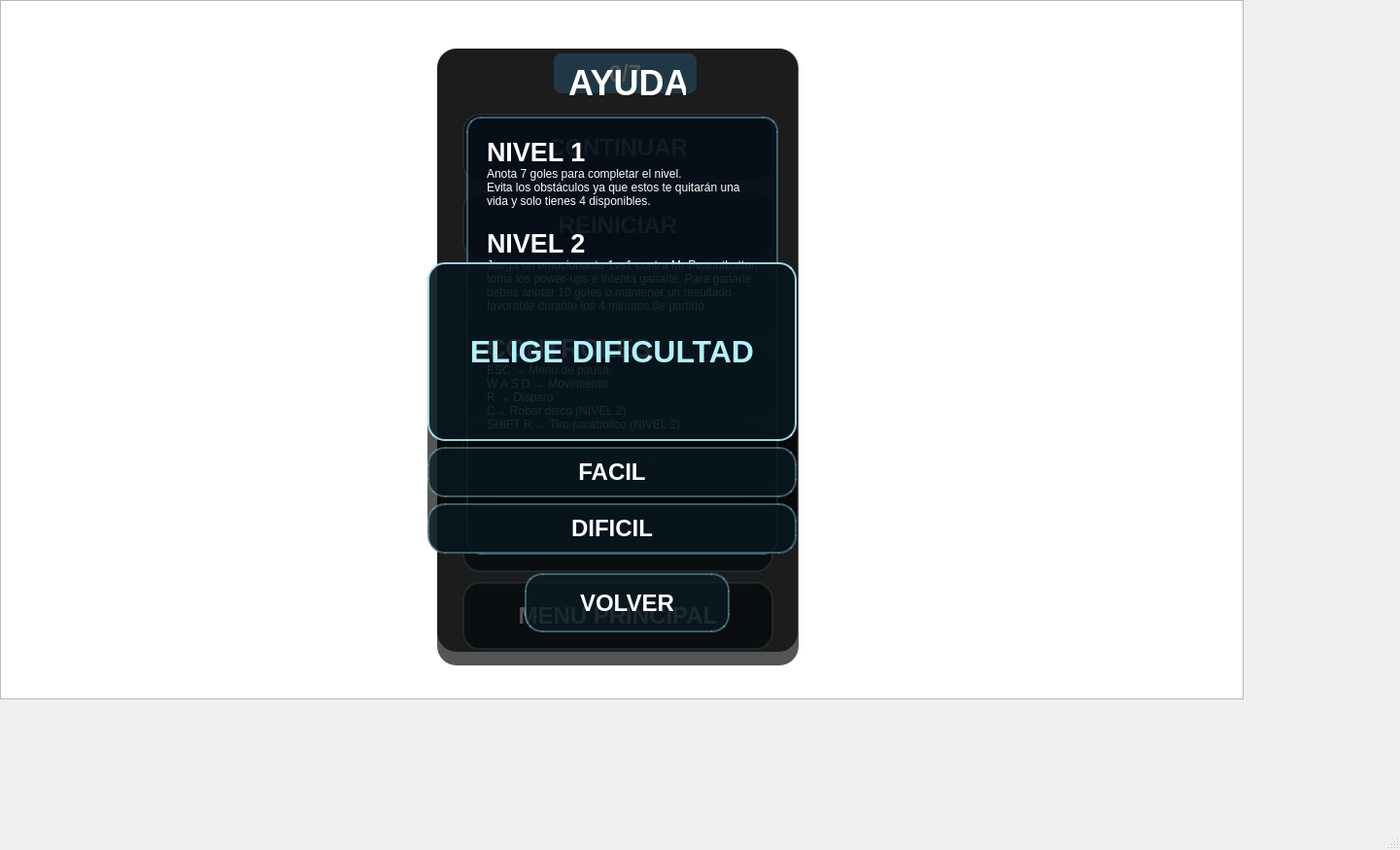
<?xml version="1.0" encoding="UTF-8"?>
<ui version="4.0">
 <class>MainWindow</class>
 <widget class="QMainWindow" name="MainWindow">
  <property name="geometry">
   <rect>
    <x>0</x>
    <y>0</y>
    <width>1441</width>
    <height>875</height>
   </rect>
  </property>
  <property name="windowTitle">
   <string>MainWindow</string>
  </property>
  <widget class="QWidget" name="centralwidget">
   <widget class="QGraphicsView" name="graphicsView">
    <property name="enabled">
     <bool>true</bool>
    </property>
    <property name="geometry">
     <rect>
      <x>0</x>
      <y>0</y>
      <width>1280</width>
      <height>720</height>
     </rect>
    </property>
   </widget>
   <widget class="QPushButton" name="botonNivel1">
    <property name="geometry">
     <rect>
      <x>510</x>
      <y>240</y>
      <width>260</width>
      <height>85</height>
     </rect>
    </property>
    <property name="styleSheet">
     <string notr="true">QPushButton{
    background-color: rgba(10, 25, 35, 190);

    color: white;

    border: 2px solid rgba(120, 180, 200, 120);

    border-radius: 18px;

    font-size: 24px;

    font-weight: bold;

    padding: 10px;
}

QPushButton:hover{
    background-color: rgba(20, 40, 55, 230);

    border: 2px solid rgba(180, 240, 255, 220);
}

QPushButton:pressed{
    background-color: rgba(5, 15, 25, 255);
}</string>
    </property>
    <property name="text">
     <string>NIVEL 1</string>
    </property>
   </widget>
   <widget class="QPushButton" name="botonNivel2">
    <property name="geometry">
     <rect>
      <x>510</x>
      <y>350</y>
      <width>260</width>
      <height>85</height>
     </rect>
    </property>
    <property name="styleSheet">
     <string notr="true">QPushButton{
    background-color: rgba(10, 25, 35, 190);

    color: white;

    border: 2px solid rgba(120, 180, 200, 120);

    border-radius: 18px;

    font-size: 24px;

    font-weight: bold;

    padding: 10px;
}

QPushButton:hover{
    background-color: rgba(20, 40, 55, 230);

    border: 2px solid rgba(180, 240, 255, 220);
}

QPushButton:pressed{
    background-color: rgba(5, 15, 25, 255);
}</string>
    </property>
    <property name="text">
     <string>NIVEL 2</string>
    </property>
   </widget>
   <widget class="QPushButton" name="botonSalir">
    <property name="geometry">
     <rect>
      <x>510</x>
      <y>460</y>
      <width>260</width>
      <height>85</height>
     </rect>
    </property>
    <property name="styleSheet">
     <string notr="true">QPushButton{
    background-color: rgba(10, 25, 35, 190);

    color: white;

    border: 2px solid rgba(120, 180, 200, 120);

    border-radius: 18px;

    font-size: 24px;

    font-weight: bold;

    padding: 10px;
}

QPushButton:hover{
    background-color: rgba(20, 40, 55, 230);

    border: 2px solid rgba(180, 240, 255, 220);
}

QPushButton:pressed{
    background-color: rgba(5, 15, 25, 255);
}</string>
    </property>
    <property name="text">
     <string>SALIR</string>
    </property>
   </widget>
   <widget class="QWidget" name="Pausa" native="true">
    <property name="geometry">
     <rect>
      <x>450</x>
      <y>50</y>
      <width>372</width>
      <height>635</height>
     </rect>
    </property>
    <property name="styleSheet">
     <string notr="true">background-color: rgba(0,0,0,170);

border-radius: 20px;</string>
    </property>
    <layout class="QHBoxLayout" name="horizontalLayout">
     <item>
      <layout class="QVBoxLayout" name="verticalLayout">
       <property name="spacing">
        <number>15</number>
       </property>
       <property name="sizeConstraint">
        <enum>QLayout::SizeConstraint::SetDefaultConstraint</enum>
       </property>
       <property name="leftMargin">
        <number>20</number>
       </property>
       <property name="topMargin">
        <number>20</number>
       </property>
       <property name="rightMargin">
        <number>20</number>
       </property>
       <property name="bottomMargin">
        <number>20</number>
       </property>
       <item>
        <widget class="QLabel" name="tituloPausa">
         <property name="font">
          <font>
           <pointsize>-1</pointsize>
           <bold>true</bold>
          </font>
         </property>
         <property name="styleSheet">
          <string notr="true">QLabel{
    color:white;
    font-size:28px;
    font-weight:bold;
    background:transparent;
}</string>
         </property>
         <property name="text">
          <string>PAUSA</string>
         </property>
         <property name="alignment">
          <set>Qt::AlignmentFlag::AlignCenter</set>
         </property>
        </widget>
       </item>
       <item>
        <widget class="QPushButton" name="Continuar">
         <property name="minimumSize">
          <size>
           <width>320</width>
           <height>70</height>
          </size>
         </property>
         <property name="maximumSize">
          <size>
           <width>320</width>
           <height>70</height>
          </size>
         </property>
         <property name="mouseTracking">
          <bool>true</bool>
         </property>
         <property name="styleSheet">
          <string notr="true">QPushButton{
    background-color: rgba(10, 25, 35, 190);

    color: white;

    border: 2px solid rgba(120, 180, 200, 120);

    border-radius: 18px;

    font-size: 24px;

    font-weight: bold;

    padding: 10px;
}

QPushButton:hover{
    background-color: rgba(20, 40, 55, 230);

    border: 2px solid rgba(180, 240, 255, 220);
}

QPushButton:pressed{
    background-color: rgba(5, 15, 25, 255);
}</string>
         </property>
         <property name="text">
          <string>CONTINUAR</string>
         </property>
        </widget>
       </item>
       <item>
        <widget class="QPushButton" name="Reiniciar">
         <property name="minimumSize">
          <size>
           <width>320</width>
           <height>70</height>
          </size>
         </property>
         <property name="maximumSize">
          <size>
           <width>320</width>
           <height>70</height>
          </size>
         </property>
         <property name="mouseTracking">
          <bool>true</bool>
         </property>
         <property name="styleSheet">
          <string notr="true">QPushButton{
    background-color: rgba(10, 25, 35, 190);

    color: white;

    border: 2px solid rgba(120, 180, 200, 120);

    border-radius: 18px;

    font-size: 24px;

    font-weight: bold;

    padding: 10px;
}

QPushButton:hover{
    background-color: rgba(20, 40, 55, 230);

    border: 2px solid rgba(180, 240, 255, 220);
}

QPushButton:pressed{
    background-color: rgba(5, 15, 25, 255);
}</string>
         </property>
         <property name="text">
          <string>REINICIAR</string>
         </property>
        </widget>
       </item>
       <item>
        <widget class="QPushButton" name="Nivel1">
         <property name="minimumSize">
          <size>
           <width>320</width>
           <height>70</height>
          </size>
         </property>
         <property name="maximumSize">
          <size>
           <width>320</width>
           <height>70</height>
          </size>
         </property>
         <property name="mouseTracking">
          <bool>true</bool>
         </property>
         <property name="styleSheet">
          <string notr="true">QPushButton{
    background-color: rgba(10, 25, 35, 190);

    color: white;

    border: 2px solid rgba(120, 180, 200, 120);

    border-radius: 18px;

    font-size: 24px;

    font-weight: bold;

    padding: 10px;
}

QPushButton:hover{
    background-color: rgba(20, 40, 55, 230);

    border: 2px solid rgba(180, 240, 255, 220);
}

QPushButton:pressed{
    background-color: rgba(5, 15, 25, 255);
}</string>
         </property>
         <property name="text">
          <string>NIVEL 1</string>
         </property>
        </widget>
       </item>
       <item>
        <widget class="QPushButton" name="Nivel2">
         <property name="minimumSize">
          <size>
           <width>320</width>
           <height>70</height>
          </size>
         </property>
         <property name="maximumSize">
          <size>
           <width>320</width>
           <height>70</height>
          </size>
         </property>
         <property name="mouseTracking">
          <bool>true</bool>
         </property>
         <property name="styleSheet">
          <string notr="true">QPushButton{
    background-color: rgba(10, 25, 35, 190);

    color: white;

    border: 2px solid rgba(120, 180, 200, 120);

    border-radius: 18px;

    font-size: 24px;

    font-weight: bold;

    padding: 10px;
}

QPushButton:hover{
    background-color: rgba(20, 40, 55, 230);

    border: 2px solid rgba(180, 240, 255, 220);
}

QPushButton:pressed{
    background-color: rgba(5, 15, 25, 255);
}</string>
         </property>
         <property name="text">
          <string>NIVEL 2</string>
         </property>
        </widget>
       </item>
       <item>
        <widget class="QPushButton" name="Ayuda">
         <property name="minimumSize">
          <size>
           <width>320</width>
           <height>70</height>
          </size>
         </property>
         <property name="maximumSize">
          <size>
           <width>320</width>
           <height>70</height>
          </size>
         </property>
         <property name="styleSheet">
          <string notr="true">QPushButton{
    background-color: rgba(10, 25, 35, 190);

    color: white;

    border: 2px solid rgba(120, 180, 200, 120);

    border-radius: 18px;

    font-size: 24px;

    font-weight: bold;

    padding: 10px;
}

QPushButton:hover{
    background-color: rgba(20, 40, 55, 230);

    border: 2px solid rgba(180, 240, 255, 220);
}

QPushButton:pressed{
    background-color: rgba(5, 15, 25, 255);
}</string>
         </property>
         <property name="text">
          <string>AYUDA</string>
         </property>
        </widget>
       </item>
       <item>
        <widget class="QPushButton" name="Salir">
         <property name="minimumSize">
          <size>
           <width>320</width>
           <height>70</height>
          </size>
         </property>
         <property name="maximumSize">
          <size>
           <width>320</width>
           <height>70</height>
          </size>
         </property>
         <property name="mouseTracking">
          <bool>true</bool>
         </property>
         <property name="styleSheet">
          <string notr="true">QPushButton{
    background-color: rgba(10, 25, 35, 190);

    color: white;

    border: 2px solid rgba(120, 180, 200, 120);

    border-radius: 18px;

    font-size: 24px;

    font-weight: bold;

    padding: 10px;
}

QPushButton:hover{
    background-color: rgba(20, 40, 55, 230);

    border: 2px solid rgba(180, 240, 255, 220);
}

QPushButton:pressed{
    background-color: rgba(5, 15, 25, 255);
}</string>
         </property>
         <property name="text">
          <string>SALIR</string>
         </property>
         <property name="checkable">
          <bool>false</bool>
         </property>
        </widget>
       </item>
       <item>
        <widget class="QPushButton" name="Principal">
         <property name="minimumSize">
          <size>
           <width>320</width>
           <height>70</height>
          </size>
         </property>
         <property name="maximumSize">
          <size>
           <width>320</width>
           <height>70</height>
          </size>
         </property>
         <property name="mouseTracking">
          <bool>true</bool>
         </property>
         <property name="styleSheet">
          <string notr="true">QPushButton{
    background-color: rgba(10, 25, 35, 190);

    color: white;

    border: 2px solid rgba(120, 180, 200, 120);

    border-radius: 18px;

    font-size: 24px;

    font-weight: bold;

    padding: 10px;
}

QPushButton:hover{
    background-color: rgba(20, 40, 55, 230);

    border: 2px solid rgba(180, 240, 255, 220);
}

QPushButton:pressed{
    background-color: rgba(5, 15, 25, 255);
}</string>
         </property>
         <property name="text">
          <string>MENU PRINCIPAL</string>
         </property>
        </widget>
       </item>
      </layout>
     </item>
    </layout>
   </widget>
   <widget class="QLabel" name="labelGoles">
    <property name="geometry">
     <rect>
      <x>570</x>
      <y>55</y>
      <width>147</width>
      <height>41</height>
     </rect>
    </property>
    <property name="font">
     <font>
      <family>Arial</family>
      <pointsize>18</pointsize>
      <bold>true</bold>
     </font>
    </property>
    <property name="styleSheet">
     <string notr="true">QLabel{
    color: white;
    background-color: rgb(95,168,211);
    border-radius: 8px;
    font-weight: bold;
}</string>
    </property>
    <property name="text">
     <string>0/7</string>
    </property>
    <property name="alignment">
     <set>Qt::AlignmentFlag::AlignCenter</set>
    </property>
   </widget>
   <widget class="QWidget" name="AyudaPanel" native="true">
    <property name="geometry">
     <rect>
      <x>450</x>
      <y>50</y>
      <width>371</width>
      <height>621</height>
     </rect>
    </property>
    <property name="styleSheet">
     <string notr="true">background-color: rgba(0,0,0,170);

border-radius: 20px;</string>
    </property>
    <widget class="QLabel" name="tituloAyuda">
     <property name="geometry">
      <rect>
       <x>120</x>
       <y>10</y>
       <width>141</width>
       <height>51</height>
      </rect>
     </property>
     <property name="font">
      <font>
       <pointsize>-1</pointsize>
       <bold>true</bold>
      </font>
     </property>
     <property name="styleSheet">
      <string notr="true">QLabel
{
    color: white;

    background: transparent;

    border: none;

    font-size: 36px;

    font-weight: bold;

    padding: 5px;
}</string>
     </property>
     <property name="text">
      <string>AYUDA</string>
     </property>
    </widget>
    <widget class="QTextBrowser" name="textoAyuda">
     <property name="geometry">
      <rect>
       <x>30</x>
       <y>70</y>
       <width>321</width>
       <height>451</height>
      </rect>
     </property>
     <property name="styleSheet">
      <string notr="true">QTextBrowser
{
    background-color: rgba(5, 15, 25, 210);

    color: white;

    border: 2px solid rgba(120, 180, 200, 120);

    border-radius: 15px;

    padding: 15px;

    font-size: 18px;
}

QScrollBar:vertical
{
    background: transparent;

    width: 12px;
}

QScrollBar::handle:vertical
{
    background: rgba(120,180,200,180);

    border-radius: 5px;
}

QScrollBar::add-line:vertical,
QScrollBar::sub-line:vertical
{
    height: 0px;
}</string>
     </property>
     <property name="html">
      <string>&lt;!DOCTYPE HTML PUBLIC &quot;-//W3C//DTD HTML 4.0//EN&quot; &quot;http://www.w3.org/TR/REC-html40/strict.dtd&quot;&gt;
&lt;html&gt;&lt;head&gt;&lt;meta name=&quot;qrichtext&quot; content=&quot;1&quot; /&gt;&lt;meta charset=&quot;utf-8&quot; /&gt;&lt;style type=&quot;text/css&quot;&gt;
p, li { white-space: pre-wrap; }
hr { height: 1px; border-width: 0; }
li.unchecked::marker { content: &quot;\2610&quot;; }
li.checked::marker { content: &quot;\2612&quot;; }
&lt;/style&gt;&lt;/head&gt;&lt;body style=&quot; font-family:'Segoe UI'; font-size:18px; font-weight:400; font-style:normal;&quot;&gt;
&lt;h2 style=&quot; margin-top:0px; margin-bottom:0px; margin-left:0px; margin-right:0px; -qt-block-indent:0; text-indent:0px;&quot;&gt;&lt;span style=&quot; font-size:9pt; font-weight:700;&quot;&gt;NIVEL 1&lt;/span&gt;&lt;/h2&gt;
&lt;p style=&quot; margin-top:0px; margin-bottom:0px; margin-left:0px; margin-right:0px; -qt-block-indent:0; text-indent:0px;&quot;&gt;&lt;span style=&quot; font-size:9pt;&quot;&gt;Anota 7 goles para completar el nivel.&lt;/span&gt;&lt;/p&gt;
&lt;p style=&quot; margin-top:0px; margin-bottom:0px; margin-left:0px; margin-right:0px; -qt-block-indent:0; text-indent:0px;&quot;&gt;&lt;span style=&quot; font-size:9pt;&quot;&gt;Evita los obstáculos ya que estos te quitarán una vida y solo tienes 4 disponibles.&lt;/span&gt;&lt;/p&gt;
&lt;hr /&gt;
&lt;h2 style=&quot; margin-top:0px; margin-bottom:0px; margin-left:0px; margin-right:0px; -qt-block-indent:0; text-indent:0px;&quot;&gt;&lt;span style=&quot; font-size:9pt; font-weight:700;&quot;&gt;NIVEL 2&lt;/span&gt;&lt;/h2&gt;
&lt;p style=&quot; margin-top:0px; margin-bottom:0px; margin-left:0px; margin-right:0px; -qt-block-indent:0; text-indent:0px;&quot;&gt;&lt;span style=&quot; font-size:9pt;&quot;&gt;Juega un emocionante 1vs1 contra Mr Peanutbatter, toma los power-ups e intenta ganarle. Para ganarle debes anotar 10 goles o mantener un resultado favorable durante los 4 minutos de partido.&lt;/span&gt;&lt;/p&gt;
&lt;hr /&gt;
&lt;h2 style=&quot; margin-top:0px; margin-bottom:0px; margin-left:0px; margin-right:0px; -qt-block-indent:0; text-indent:0px;&quot;&gt;&lt;span style=&quot; font-size:9pt; font-weight:700;&quot;&gt;CONTROLES&lt;/span&gt;&lt;/h2&gt;
&lt;p style=&quot; margin-top:0px; margin-bottom:0px; margin-left:0px; margin-right:0px; -qt-block-indent:0; text-indent:0px;&quot;&gt;&lt;span style=&quot; font-size:9pt;&quot;&gt;ESC → Menú de pausa&lt;/span&gt;&lt;/p&gt;
&lt;p style=&quot; margin-top:0px; margin-bottom:0px; margin-left:0px; margin-right:0px; -qt-block-indent:0; text-indent:0px;&quot;&gt;&lt;span style=&quot; font-size:9pt;&quot;&gt;W A S D → Movimiento&lt;/span&gt;&lt;/p&gt;
&lt;p style=&quot; margin-top:0px; margin-bottom:0px; margin-left:0px; margin-right:0px; -qt-block-indent:0; text-indent:0px;&quot;&gt;&lt;span style=&quot; font-size:9pt;&quot;&gt;R → Disparo&lt;/span&gt;&lt;/p&gt;
&lt;p style=&quot; margin-top:0px; margin-bottom:0px; margin-left:0px; margin-right:0px; -qt-block-indent:0; text-indent:0px;&quot;&gt;&lt;span style=&quot; font-size:9pt;&quot;&gt;C→ Robar disco (NIVEL 2)&lt;/span&gt;&lt;/p&gt;
&lt;p style=&quot; margin-top:0px; margin-bottom:0px; margin-left:0px; margin-right:0px; -qt-block-indent:0; text-indent:0px;&quot;&gt;&lt;span style=&quot; font-size:9pt;&quot;&gt;SHIFT R → Tiro parabólico (NIVEL 2)&lt;/span&gt;&lt;/p&gt;&lt;/body&gt;&lt;/html&gt;</string>
     </property>
    </widget>
    <widget class="QPushButton" name="VolverAyuda">
     <property name="geometry">
      <rect>
       <x>90</x>
       <y>540</y>
       <width>211</width>
       <height>61</height>
      </rect>
     </property>
     <property name="font">
      <font>
       <pointsize>-1</pointsize>
       <bold>true</bold>
      </font>
     </property>
     <property name="styleSheet">
      <string notr="true">QPushButton{
    background-color: rgba(10, 25, 35, 190);

    color: white;

    border: 2px solid rgba(120, 180, 200, 120);

    border-radius: 18px;

    font-size: 24px;

    font-weight: bold;

    padding: 10px;
}

QPushButton:hover{
    background-color: rgba(20, 40, 55, 230);

    border: 2px solid rgba(180, 240, 255, 220);
}

QPushButton:pressed{
    background-color: rgba(5, 15, 25, 255);
}</string>
     </property>
     <property name="text">
      <string>VOLVER</string>
     </property>
    </widget>
   </widget>
   <widget class="QWidget" name="panelDificultad" native="true">
    <property name="geometry">
     <rect>
      <x>440</x>
      <y>270</y>
      <width>380</width>
      <height>300</height>
     </rect>
    </property>
    <property name="styleSheet">
     <string notr="true">background-color: rgba(0,0,0,170);

border-radius: 20px;</string>
    </property>
    <layout class="QVBoxLayout" name="verticalLayout_2">
     <item>
      <widget class="QLabel" name="labelDificultad">
       <property name="styleSheet">
        <string notr="true">QLabel{
    background-color: rgba(10, 25, 35, 190);

    color: rgb(180, 240, 255);

    border: 2px solid rgba(180, 240, 255, 220);

    border-radius: 18px;

    font-size: 32px;

    font-weight: bold;

    padding: 12px;
}</string>
       </property>
       <property name="text">
        <string>ELIGE DIFICULTAD</string>
       </property>
       <property name="alignment">
        <set>Qt::AlignmentFlag::AlignCenter</set>
       </property>
      </widget>
     </item>
     <item>
      <widget class="QPushButton" name="btnFacil">
       <property name="styleSheet">
        <string notr="true">QPushButton{
    background-color: rgba(10, 25, 35, 190);

    color: white;

    border: 2px solid rgba(120, 180, 200, 120);

    border-radius: 18px;

    font-size: 24px;

    font-weight: bold;

    padding: 10px;
}

QPushButton:hover{
    background-color: rgba(20, 40, 55, 230);

    border: 2px solid rgba(180, 240, 255, 220);
}

QPushButton:pressed{
    background-color: rgba(5, 15, 25, 255);
}</string>
       </property>
       <property name="text">
        <string>FACIL</string>
       </property>
      </widget>
     </item>
     <item>
      <widget class="QPushButton" name="btnDificil">
       <property name="styleSheet">
        <string notr="true">QPushButton{
    background-color: rgba(10, 25, 35, 190);

    color: white;

    border: 2px solid rgba(120, 180, 200, 120);

    border-radius: 18px;

    font-size: 24px;

    font-weight: bold;

    padding: 10px;
}

QPushButton:hover{
    background-color: rgba(20, 40, 55, 230);

    border: 2px solid rgba(180, 240, 255, 220);
}

QPushButton:pressed{
    background-color: rgba(5, 15, 25, 255);
}</string>
       </property>
       <property name="text">
        <string>DIFICIL</string>
       </property>
      </widget>
     </item>
    </layout>
   </widget>
  </widget>
  <widget class="QMenuBar" name="menubar">
   <property name="geometry">
    <rect>
     <x>0</x>
     <y>0</y>
     <width>1441</width>
     <height>25</height>
    </rect>
   </property>
  </widget>
  <widget class="QStatusBar" name="statusbar"/>
 </widget>
 <resources/>
 <connections/>
</ui>
